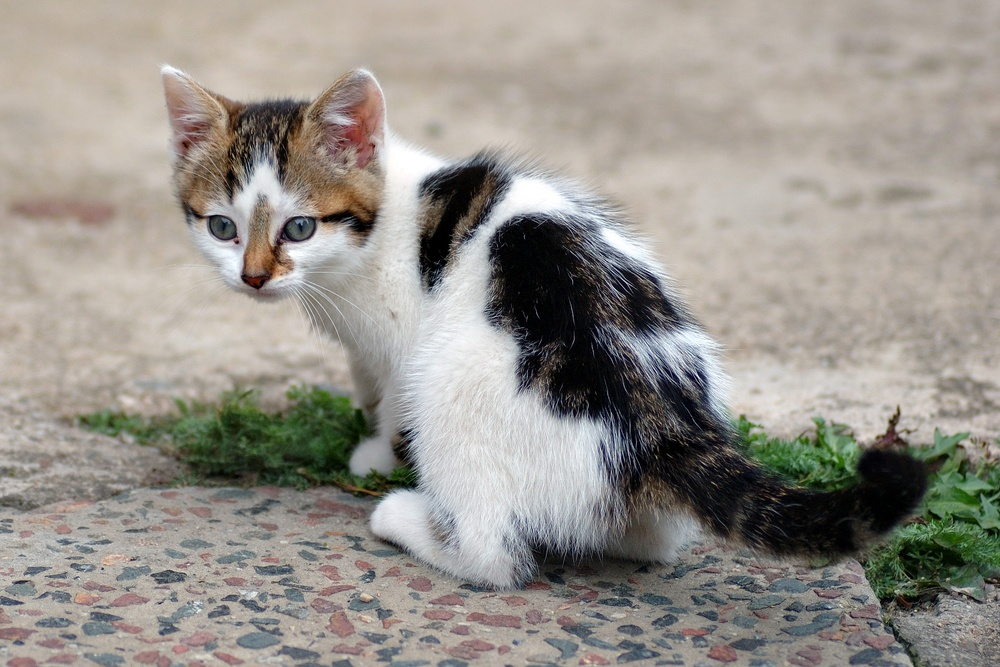
#> input picture notebook/cat.jpg, 1000 x 667 px, shrunk from 2122 x 1415 before the run
$ jupyter execute SIFT.IPYNB
#> lines starting #> are read from the running program, lines starting #| are printed output that depends on the picture
[cell 1]
import cv2
import matplotlib.pyplot as plt

[cell 2]
image_path = 'cat.jpg'
image = cv2.imread(image_path)
#> image is the input picture: shape (667, 1000, 3); mean B, G, R 139.6, 146.6, 151.1
gray_image = cv2.cvtColor(image, cv2.COLOR_BGR2GRAY)
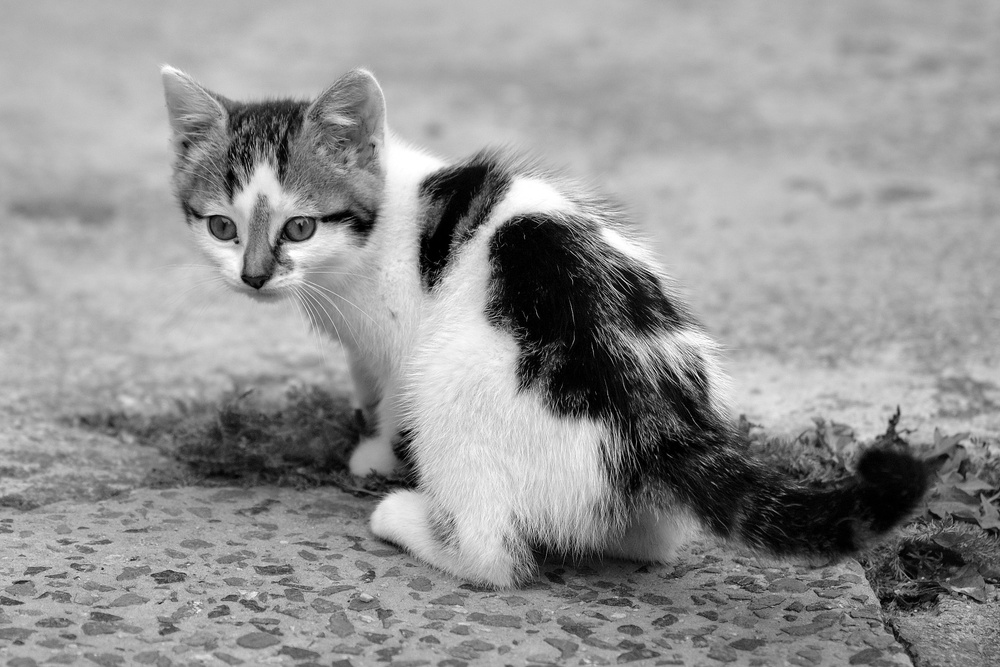
#> gray_image: shape (667, 1000); min 0, max 255, mean 147.2

[cell 3]
sift = cv2.SIFT_create()

[cell 4]
keypoints, descriptors = sift.detectAndCompute(gray_image, None)
#> keypoints = 3446 keypoints; strongest (x, y, size): (434, 255, 27.4), (563, 308, 98), (460, 193, 42.3), (362, 221, 23.9)

[cell 5]
image_with_keypoints = cv2.drawKeypoints(image, keypoints, None)
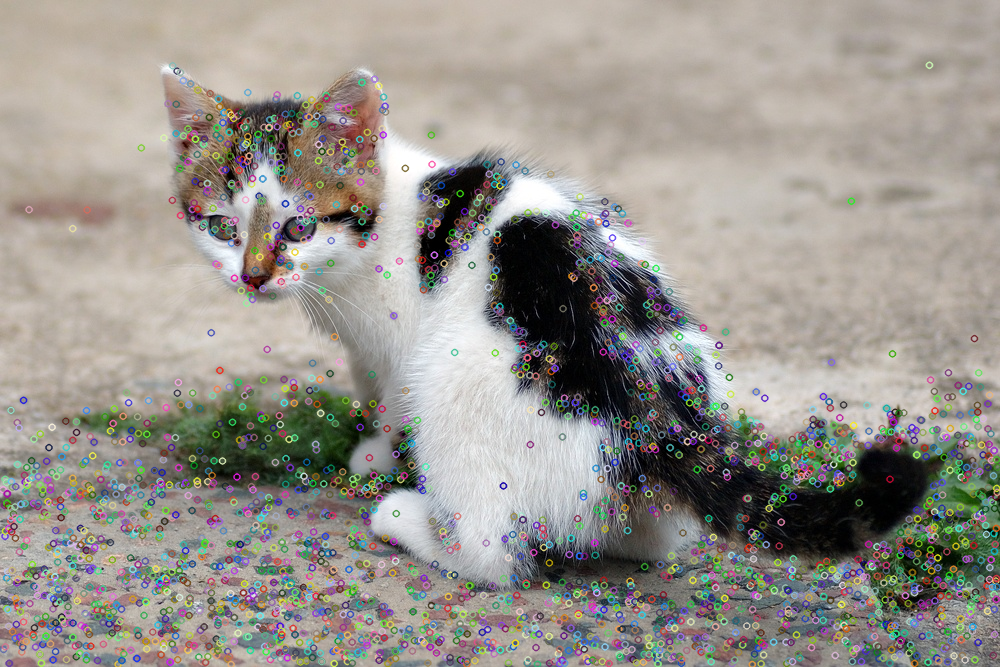
#> image_with_keypoints: shape (667, 1000, 3); mean B, G, R 141.1, 147.6, 152

[cell 6]
# Display the image with keypoints
plt.imshow(cv2.cvtColor(image_with_keypoints, cv2.COLOR_BGR2RGB))
plt.title('Image with SIFT Keypoints')
plt.show()

[cell 7]
print(f"Number of Keypoints: {len(keypoints)}")
#| Number of Keypoints: 3446
print(f"Shape of Descriptor: {descriptors.shape}")
#| Shape of Descriptor: (3446, 128)
